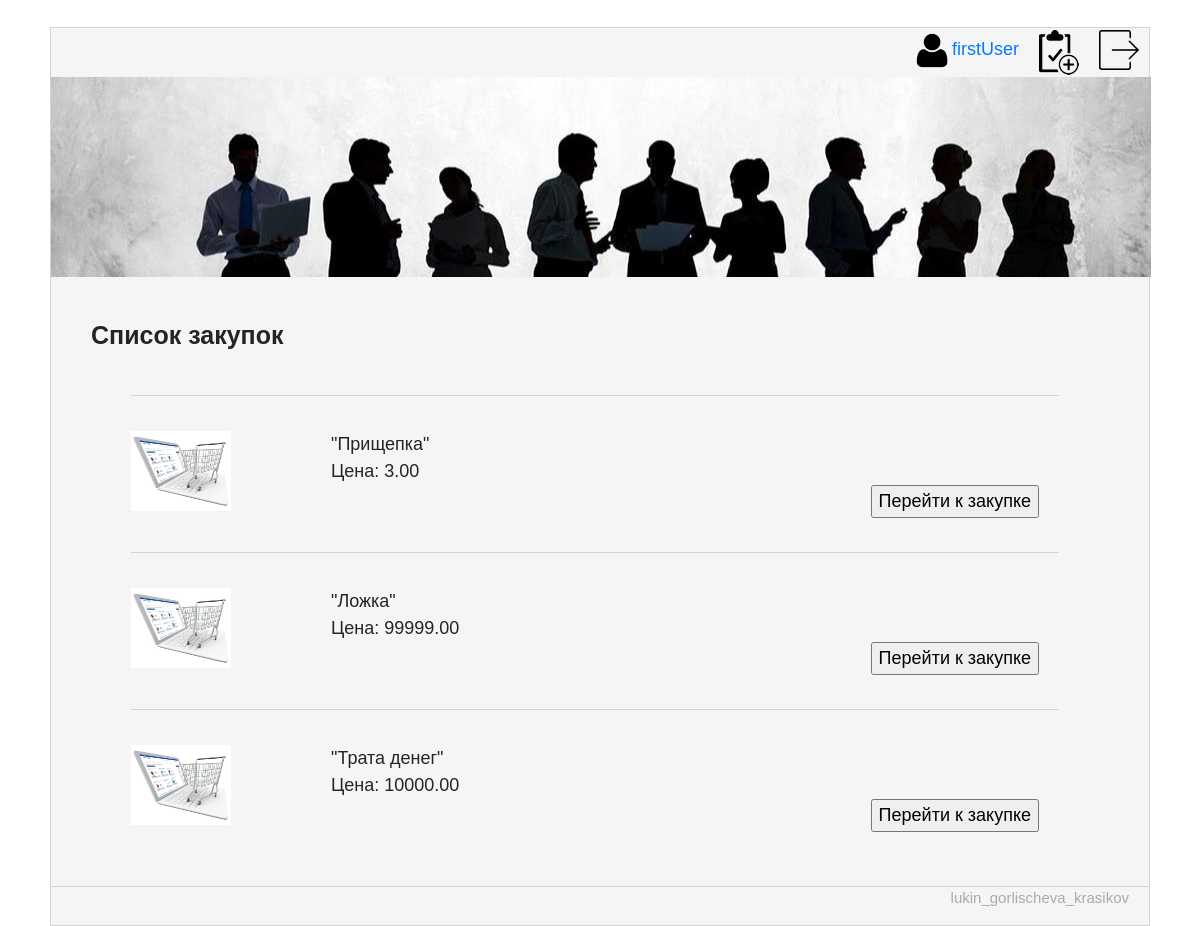
The page /main/ (signed in) on the database its author committed.
### GroupBuyApp/models.py (models this page shows, shortened)
class Lot(models.Model):
    name = models.CharField(max_length=50)
    account = models.ForeignKey(Account, default=1, on_delete=models.CASCADE)
    price = models.DecimalField(max_digits=10, decimal_places=2)
    available = models.BooleanField(default=True)
    created = models.DateTimeField(auto_now_add=True)
    ended = models.DateTimeField(auto_now=True)
    minUsers = models.IntegerField(default=0)
    hasMax = models.BooleanField(default=False)
    maxUsers = models.IntegerField(default=1000000)
    usersJoin = models.IntegerField(default=1)
    description = models.CharField(max_length=256, default="")

### GroupBuyApp/views.py (the view)
# urls.py: url(r'^main/', views.lots_list),
def lots_list(request):
    lots = Lot.objects.all()
    return render(request, 'listBuy.html', {
        "lots": lots,
        'user': auth.get_user(request)
    })

### GroupBuyApp/templates/listBuy.html (shortened to what this page needs)
﻿{% load staticfiles  %}
<html>
	<head>
        <link rel="stylesheet" href="https://maxcdn.bootstrapcdn.com/bootstrap/4.0.0-beta.2/css/bootstrap.min.css">
        <link rel="stylesheet" href="{% static 'css/style.css' %}">
	</head>
<body>
<div class="page">
	<header>
    {% if user.is_authenticated %}
        <a href="/logout"><img alt="" src="{% static 'images/out.png' %}"></a>
	    <a href="/create"><img alt="" src="{% static 'images/new.png' %}"></a>
         <a href="/profile?id={{ user.id }}" class="prof"><img alt="" src="{% static 'images/prof.png' %}">{{ user.username }}</a>
    {% else %}
        <a href="/login"><img alt="" src="{% static 'images/prof.png' %}"></a>
    {% endif %}
	<div class="header-img-home"></div>
	</header>
	<div class="content-box">
		<div class="cont">Список закупок</div>
        {% for lot in lots %}
			<div class="lot">
                <div class="img-with-capt">
                    <img src="{% static 'images/buy.jpg' %}"/>
                </div>
                <div class="text-left">
                     "{{ lot.name }}" <br>
                    <a href="/lot?id={{lot.id}}"><input type="button" value="Перейти к закупке" class="buttonCreate go"></a>
                     Цена: {{ lot.price }} <br>
                </div>
				<br>
			</div>
        {% endfor %}
	</div>
	<footer class="site-footer">
		<div class="copyrights"><p>lukin_gorlischeva_krasikov</p></div>
	</footer>
</div>
</body>
</html>

### GroupBuyApp/static/css/style.css (style rules this page uses)
.page { background-color:#F5F5F5; width:1100px; margin-left:auto; margin-right:auto; border:1px solid #D3D3D3; }
a { margin: 2px 10px; float:right; }
.header-img-home { clear:both; width:1100px; height:200px; background: url("../images/home-bg.jpg") no-repeat center; }
footer, .down-block { clear: both; border-top:1px solid #D3D3D3; font-size:16px; padding:30px; }
.site-footer { padding:0px 20px; font-size:18px; color:#aaaaaa; }
.copyrights { padding:0px; margin: 0px; text-align:right; font-size:15px; }
.img-with-capt { width:200px; height:110px; margin-bottom:30px; position: relative; display: table; float:left; }
.img-with-capt img { width:100px; height:80px; }
.text-left { margin-left:50px; }
input { font-size:16px; }
.go { margin: 15px 0px; }
.buttonCreate { margin:25px 10px 25px 0; font-size:18px; }
.content-box { box-sizing: border-box; margin:40px 40px 60px 40px; }
.cont { font-size:25px; font-weight:bold; margin: 25px 0px; }
.lot { box-sizing: border-box; padding-top: 35px; border-top:1px solid #D3D3D3; margin:40px 50px 40px 40px; }

### rows shown on the page
Lot: name "Прищепка", price "3.00"
Lot: name "Ложка", price "99999.00"
Lot: name "Трата денег", price "10000.00"

### other values the page prints
{{ user.username }} "firstUser"
